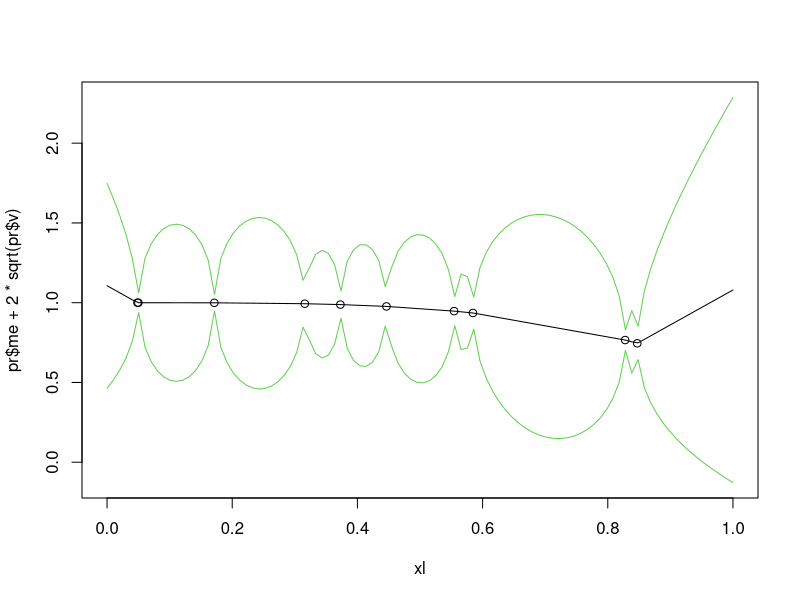
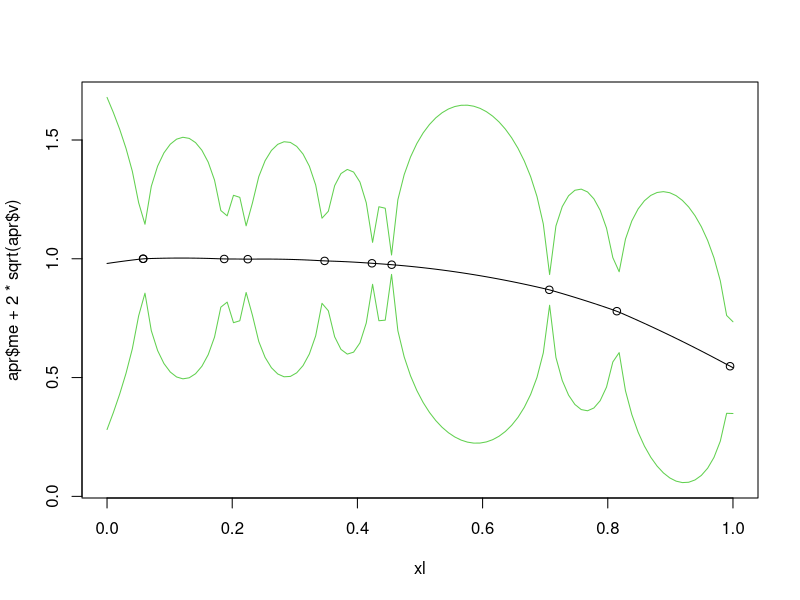

These charts were generated, in order, by the following R code:
# RBFcreate <- function(X, Y) {
#   self <- list()
#   self$X
#   self$Y
#   self
# }

RBFfit <- function(X, Y) {#browser()
  self <- list()
  centers <- X
  n <- nrow(X)
  self$BasisFunc <- function(x,y) {
    sqrt(abs((x - y)^2))
  }
  Phi <- outer(1:n, 1:n, Vectorize(
    function(i,j) {
      # sqrt(abs((X[i,] - X[j,])^2))
      self$BasisFunc(X[i,], X[j,])
    }
  ))
  Phiinv_Y <- solve(Phi, Y)

  self$X <- X
  self$Y <- Y
  self$Phiinv_Y <- Phiinv_Y
  self$Phi <- Phi
  self
}

RBFpred <- function(self, xp) {#browser()
  n <- nrow(self$X)
  np <- nrow(xp)
  phi <- outer(1:n, 1:np, function(i, ip) {
    # sqrt(abs((self$X[i,] - xp[ip,])^2))
    self$BasisFunc(self$X[i,], xp[ip,])
  })
  Ypredmean <- t(phi) %*% self$Phiinv_Y

  # Get var
  Ypredvar <- self$BasisFunc(self$X[1,], self$X[1,]) - t(phi) %*% solve(self$Phi, phi)

  # Return mean and var
  list(mean=Ypredmean, var=diag(-Ypredvar), cov=Ypredvar)
}


d <- 1
n <- 10
x <- matrix(runif(d*n), ncol=d)
f <- function(x) {cos(x^1.9)}
y <- as.matrix(apply(x, 1, f))
rb1 <- RBFfit(X=x, Y = y)
np <- 30
xp <- matrix(runif(d*np), ncol=d)
RBFpred(rb1, xp)

xl <- seq(0,1,l=100)
pr <- RBFpred(rb1, as.matrix(xl))
plot(xl, pr$me+2*sqrt(pr$v), type='l', col=3, ylim=c(min(pr$me-2*sqrt(pr$v)), max(pr$me+2*sqrt(pr$v))))
points(xl, pr$me-2*sqrt(pr$v), type='l', col=3)
points(xl, pr$me, type='l')
points(x, y)









AugRBFfit <- function(X, Y) {#browser()
  self <- list()
  centers <- X
  n <- nrow(X)
  self$BasisFunc <- function(x,y) {
    sqrt(abs((x - y)^2))
  }
  Phi <- outer(1:n, 1:n, Vectorize(
    function(i,j) {
      # sqrt(abs((X[i,] - X[j,])^2))
      self$BasisFunc(X[i,], X[j,])
    }
  ))
  k <- 2
  P <- matrix(0, n, k*d+1)
  P[,1] <- 1
  # browser()
  for (ki in 1:k) {
    P[,1+ki*d - d + 1:d] <- X ^ ki
  }
  AugPhi <- rbind(cbind(Phi, P), cbind(t(P), matrix(0,k+1,k+1)))
  AugPhiinv_Y <- solve(AugPhi, rbind(Y, matrix(0,k*d+1,1)))
  theta <- AugPhiinv_Y[1:n]
  mu <- AugPhiinv_Y[(n+1):(n+k+1)]

  self$X <- X
  self$Y <- Y
  self$k <- k
  self$AugPhiinv_Y <- AugPhiinv_Y
  self$Phi <- Phi
  self$theta <- theta
  self$mu <- mu
  self
}

AugRBFpred <- function(self, xp) {#browser()
  print("using augmented")
  n <- nrow(self$X)
  np <- nrow(xp)
  phi <- outer(1:n, 1:np, function(i, ip) {
    # sqrt(abs((self$X[i,] - xp[ip,])^2))
    self$BasisFunc(self$X[i,], xp[ip,])
  })
  # browser()
  Ypredmean <- t(phi) %*% self$theta + rowSums(matrix(self$mu, nrow(xp), self$k+1, byrow=T) * do.call(cbind, lapply(0:self$k, function(ki) xp^ki)))

  # Get var
  Ypredvar <- self$BasisFunc(self$X[1,], self$X[1,]) - t(phi) %*% solve(self$Phi, phi)

  # Return mean and var
  list(mean=Ypredmean, var=diag(-Ypredvar), cov=Ypredvar)
}



d <- 1
n <- 10
x <- matrix(runif(d*n), ncol=d)
f <- function(x) {cos(x^1.9)}
y <- as.matrix(apply(x, 1, f))
arb1 <- AugRBFfit(X=x, Y = y)
np <- 30
xp <- matrix(runif(d*np), ncol=d)
AugRBFpred(arb1, xp)

xl <- seq(0,1,l=100)
apr <- AugRBFpred(arb1, as.matrix(xl))
plot(xl, apr$me+2*sqrt(apr$v), type='l', col=3, ylim=c(min(apr$me-2*sqrt(apr$v)), max(apr$me+2*sqrt(apr$v))))
points(xl, apr$me-2*sqrt(apr$v), type='l', col=3)
points(xl, apr$me, type='l')
points(x, y)
